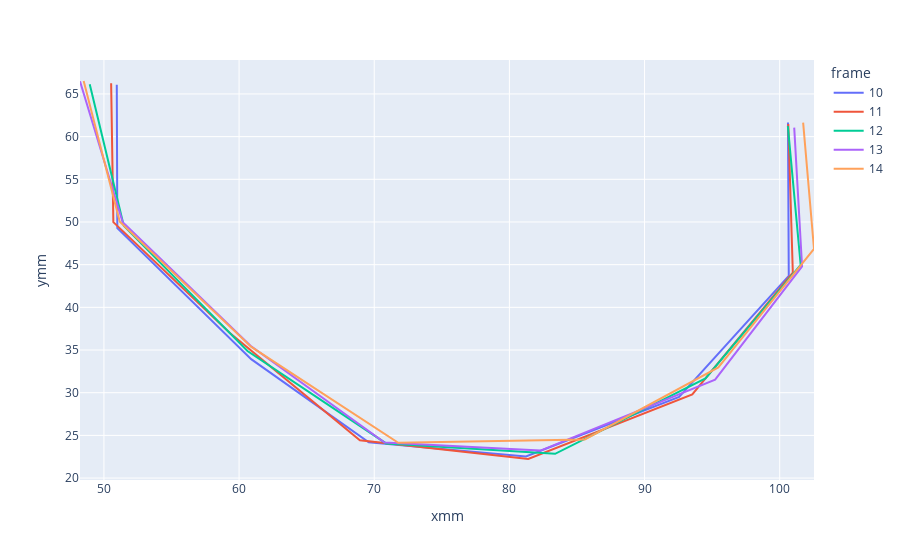

The cell this chart's notebook holds for it:
### Code cell
px.line(midline[(midline["frame"] >= 10) & (midline["frame"] < 15)], x="xmm", y="ymm", color="frame")

### Figure 1 — Plotly figure (JSON) as saved in the notebook; plotly's stock layout.template omitted (floating-point values rounded to 4 significant figures)
{"data": [{"hovertemplate": "frame=10<br>xmm=%{x}<br>ymm=%{y}<extra></extra>", "legendgroup": "10", "line": {"color": "#636efa", "dash": "solid"}, "marker": {"symbol": "circle"}, "mode": "lines", "name": "10", "orientation": "v", "showlegend": true, "type": "scatter", "x": [50.95, 50.95, 50.99, 50.99, 60.89, 60.89, 69.59, 69.59, 81.22, 81.22, 92.56, 92.56, 100.7, 100.7, 100.6, 100.6], "xaxis": "x", "y": [66.08, 66.08, 49.27, 49.27, 33.93, 33.93, 24.18, 24.18, 22.52, 22.52, 29.5, 29.5, 43.67, 43.67, 61.66, 61.66], "yaxis": "y"}, {"hovertemplate": "frame=11<br>xmm=%{x}<br>ymm=%{y}<extra></extra>", "legendgroup": "11", "line": {"color": "#EF553B", "dash": "solid"}, "marker": {"symbol": "circle"}, "mode": "lines", "name": "11", "orientation": "v", "showlegend": true, "type": "scatter", "x": [50.53, 50.53, 50.7, 50.7, 59.34, 59.34, 68.94, 68.94, 81.39, 81.39, 93.53, 93.53, 101.0, 101.0, 100.6, 100.6], "xaxis": "x", "y": [66.25, 66.25, 49.99, 49.99, 36.96, 36.96, 24.42, 24.42, 22.23, 22.23, 29.79, 29.79, 44.07, 44.07, 61.47, 61.47], "yaxis": "y"}, {"hovertemplate": "frame=12<br>xmm=%{x}<br>ymm=%{y}<extra></extra>", "legendgroup": "12", "line": {"color": "#00cc96", "dash": "solid"}, "marker": {"symbol": "circle"}, "mode": "lines", "name": "12", "orientation": "v", "showlegend": true, "type": "scatter", "x": [48.95, 48.95, 51.47, 51.47, 60.62, 60.62, 70.88, 70.88, 83.38, 83.38, 94.51, 94.51, 101.6, 101.6, 100.6, 100.6], "xaxis": "x", "y": [66.14, 66.14, 49.55, 49.55, 34.89, 34.89, 24.06, 24.06, 22.85, 22.85, 31.67, 31.67, 44.98, 44.98, 61.24, 61.24], "yaxis": "y"}, {"hovertemplate": "frame=13<br>xmm=%{x}<br>ymm=%{y}<extra></extra>", "legendgroup": "13", "line": {"color": "#ab63fa", "dash": "solid"}, "marker": {"symbol": "circle"}, "mode": "lines", "name": "13", "orientation": "v", "showlegend": true, "type": "scatter", "x": [48.23, 48.23, 51.39, 51.39, 60.84, 60.84, 70.76, 70.76, 82.3, 82.3, 95.22, 95.22, 101.7, 101.7, 101.1, 101.1], "xaxis": "x", "y": [66.48, 66.48, 49.98, 49.98, 35.5, 35.5, 24.16, 24.16, 23.22, 23.22, 31.54, 31.54, 44.8, 44.8, 61.05, 61.05], "yaxis": "y"}, {"hovertemplate": "frame=14<br>xmm=%{x}<br>ymm=%{y}<extra></extra>", "legendgroup": "14", "line": {"color": "#FFA15A", "dash": "solid"}, "marker": {"symbol": "circle"}, "mode": "lines", "name": "14", "orientation": "v", "showlegend": true, "type": "scatter", "x": [48.5, 48.5, 51.17, 51.17, 60.9, 60.9, 71.78, 71.78, 85.58, 85.58, 95.46, 95.46, 102.5, 102.5, 101.7, 101.7], "xaxis": "x", "y": [66.52, 66.52, 50.03, 50.03, 35.37, 35.37, 24.13, 24.13, 24.52, 24.52, 32.96, 32.96, 46.84, 46.84, 61.65, 61.65], "yaxis": "y"}], "layout": {"legend": {"title": {"text": "frame"}, "tracegroupgap": 0}, "margin": {"t": 60}, "xaxis": {"anchor": "y", "domain": [0, 1], "title": {"text": "xmm"}}, "yaxis": {"anchor": "x", "domain": [0, 1], "title": {"text": "ymm"}}}}
